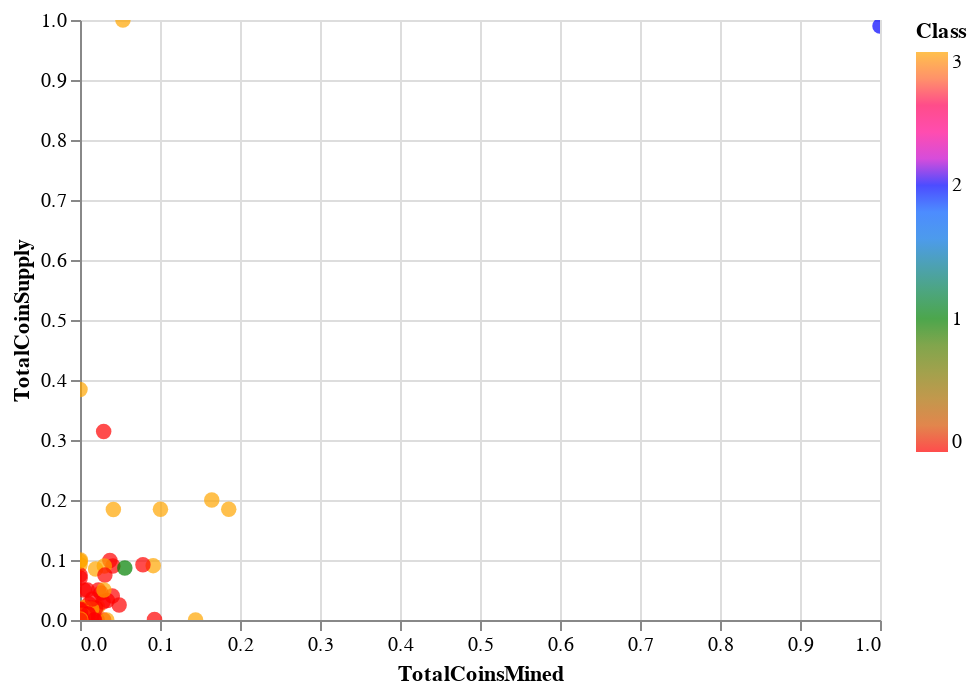

Here is the notebook cell this chart was saved with:
### Code cell
# Plot the scatter with x="TotalCoinsMined" and y="TotalCoinSupply"
alt.Chart(plot_df).mark_circle(size=60).encode(
    x="TotalCoinsMined",
    y="TotalCoinSupply",
    color=alt.Color(
        "Class",
        scale=alt.Scale(domain=[0, 1, 2, 3], range=["red", "green", "blue", "orange"]),
    ),
    tooltip=["CoinName", "TotalCoinsMined", "TotalCoinSupply"],
).interactive()

### Figure 1 — Vega-Lite specification as saved in the notebook (floating-point values rounded to 4 significant figures; data arrays with more than 128 entries replaced by an {"elided": "..."} marker saying what was removed)
{"config": {"view": {"continuousWidth": 400, "continuousHeight": 300}}, "data": {"name": "data-f49844cbea62b7375e0ad227e19480eb"}, "mark": {"type": "circle", "size": 60}, "encoding": {"color": {"type": "quantitative", "field": "Class", "scale": {"domain": [0, 1, 2, 3], "range": ["red", "green", "blue", "orange"]}}, "tooltip": [{"type": "nominal", "field": "CoinName"}, {"type": "quantitative", "field": "TotalCoinsMined"}, {"type": "quantitative", "field": "TotalCoinSupply"}], "x": {"type": "quantitative", "field": "TotalCoinsMined"}, "y": {"type": "quantitative", "field": "TotalCoinSupply"}}, "selection": {"selector002": {"type": "interval", "bind": "scales", "encodings": ["x", "y"]}}, "$schema": "https://vega.github.io/schema/vega-lite/v4.8.1.json", "datasets": {"data-f49844cbea62b7375e0ad227e19480eb": {"elided": "532 records"}}}
